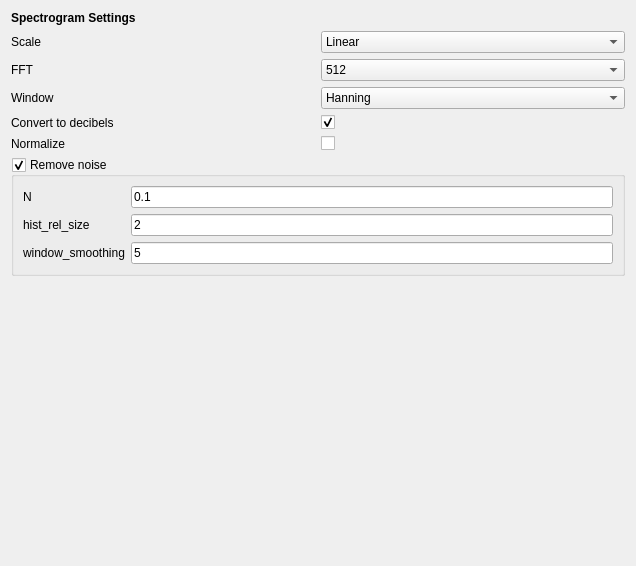
<?xml version="1.0" encoding="UTF-8"?>
<ui version="4.0">
 <class>SpectrogramSettings</class>
 <widget class="QWidget" name="SpectrogramSettings">
  <property name="geometry">
   <rect>
    <x>0</x>
    <y>0</y>
    <width>636</width>
    <height>566</height>
   </rect>
  </property>
  <property name="windowTitle">
   <string>Form</string>
  </property>
  <layout class="QGridLayout" name="gridLayout">
   <item row="2" column="0">
    <widget class="QLabel" name="label_3">
     <property name="text">
      <string>FFT</string>
     </property>
    </widget>
   </item>
   <item row="5" column="0">
    <widget class="QLabel" name="label_4">
     <property name="toolTip">
      <string>&lt;html&gt;&lt;head/&gt;&lt;body&gt;&lt;p&gt;test tooltip&lt;/p&gt;&lt;p&gt;&lt;br/&gt;&lt;/p&gt;&lt;/body&gt;&lt;/html&gt;</string>
     </property>
     <property name="whatsThis">
      <string>&lt;html&gt;&lt;head/&gt;&lt;body&gt;&lt;p&gt;Test whatsthis&lt;/p&gt;&lt;p&gt;&lt;br/&gt;&lt;/p&gt;&lt;/body&gt;&lt;/html&gt;</string>
     </property>
     <property name="text">
      <string>Normalize</string>
     </property>
    </widget>
   </item>
   <item row="5" column="1">
    <widget class="QCheckBox" name="checkbox_normalize">
     <property name="text">
      <string/>
     </property>
    </widget>
   </item>
   <item row="3" column="0">
    <widget class="QLabel" name="label_5">
     <property name="text">
      <string>Window</string>
     </property>
    </widget>
   </item>
   <item row="2" column="1">
    <widget class="QComboBox" name="combobox_fft">
     <property name="currentIndex">
      <number>2</number>
     </property>
     <item>
      <property name="text">
       <string>128</string>
      </property>
     </item>
     <item>
      <property name="text">
       <string>256</string>
      </property>
     </item>
     <item>
      <property name="text">
       <string>512</string>
      </property>
     </item>
     <item>
      <property name="text">
       <string>1024</string>
      </property>
     </item>
     <item>
      <property name="text">
       <string>2048</string>
      </property>
     </item>
    </widget>
   </item>
   <item row="3" column="1">
    <widget class="QComboBox" name="combobox_spec_window">
     <item>
      <property name="text">
       <string>Hanning</string>
      </property>
     </item>
    </widget>
   </item>
   <item row="1" column="1">
    <widget class="QComboBox" name="combobox_scale">
     <item>
      <property name="text">
       <string>Linear</string>
      </property>
     </item>
     <item>
      <property name="text">
       <string>Mel</string>
      </property>
     </item>
    </widget>
   </item>
   <item row="1" column="0">
    <widget class="QLabel" name="label_2">
     <property name="text">
      <string>Scale</string>
     </property>
    </widget>
   </item>
   <item row="0" column="0" colspan="2">
    <widget class="QLabel" name="label">
     <property name="font">
      <font>
       <weight>75</weight>
       <bold>true</bold>
      </font>
     </property>
     <property name="text">
      <string>Spectrogram Settings</string>
     </property>
    </widget>
   </item>
   <item row="4" column="0">
    <widget class="QLabel" name="label_6">
     <property name="text">
      <string>Convert to decibels</string>
     </property>
    </widget>
   </item>
   <item row="4" column="1">
    <widget class="QCheckBox" name="checkbox_to_db">
     <property name="text">
      <string/>
     </property>
     <property name="checked">
      <bool>true</bool>
     </property>
    </widget>
   </item>
   <item row="6" column="0" colspan="2">
    <widget class="QGroupBox" name="remove_noise">
     <property name="title">
      <string>Remove noise</string>
     </property>
     <property name="checkable">
      <bool>true</bool>
     </property>
     <layout class="QGridLayout" name="gridLayout_2">
      <item row="0" column="1">
       <widget class="QLineEdit" name="lineedit_noise_N">
        <property name="text">
         <string>0.1</string>
        </property>
       </widget>
      </item>
      <item row="0" column="0">
       <widget class="QLabel" name="label_7">
        <property name="text">
         <string>N</string>
        </property>
       </widget>
      </item>
      <item row="1" column="0">
       <widget class="QLabel" name="label_8">
        <property name="text">
         <string>hist_rel_size</string>
        </property>
       </widget>
      </item>
      <item row="1" column="1">
       <widget class="QLineEdit" name="lineedit_noise_hist_rel_size">
        <property name="text">
         <string>2</string>
        </property>
       </widget>
      </item>
      <item row="2" column="0">
       <widget class="QLabel" name="label_9">
        <property name="text">
         <string>window_smoothing</string>
        </property>
       </widget>
      </item>
      <item row="2" column="1">
       <widget class="QLineEdit" name="lineedit_noise_window">
        <property name="text">
         <string>5</string>
        </property>
       </widget>
      </item>
     </layout>
    </widget>
   </item>
   <item row="7" column="0" colspan="2">
    <spacer name="verticalSpacer">
     <property name="orientation">
      <enum>Qt::Vertical</enum>
     </property>
     <property name="sizeHint" stdset="0">
      <size>
       <width>20</width>
       <height>40</height>
      </size>
     </property>
    </spacer>
   </item>
  </layout>
 </widget>
 <resources/>
 <connections/>
</ui>
